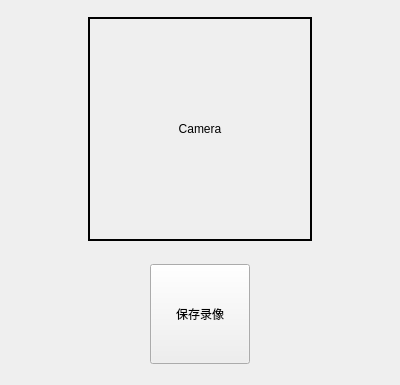
<?xml version="1.0" encoding="UTF-8"?>
<ui version="4.0">
 <class>Form</class>
 <widget class="QWidget" name="Form">
  <property name="geometry">
   <rect>
    <x>0</x>
    <y>0</y>
    <width>400</width>
    <height>385</height>
   </rect>
  </property>
  <property name="windowTitle">
   <string>Form</string>
  </property>
  <widget class="QWidget" name="gridLayoutWidget">
   <property name="geometry">
    <rect>
     <x>0</x>
     <y>0</y>
     <width>401</width>
     <height>381</height>
    </rect>
   </property>
   <layout class="QGridLayout" name="gridLayout">
    <item row="0" column="0">
     <widget class="QLabel" name="label">
      <property name="minimumSize">
       <size>
        <width>224</width>
        <height>224</height>
       </size>
      </property>
      <property name="maximumSize">
       <size>
        <width>224</width>
        <height>224</height>
       </size>
      </property>
      <property name="frameShape">
       <enum>QFrame::WinPanel</enum>
      </property>
      <property name="text">
       <string>Camera</string>
      </property>
      <property name="alignment">
       <set>Qt::AlignCenter</set>
      </property>
     </widget>
    </item>
    <item row="1" column="0">
     <layout class="QGridLayout" name="gridLayout_2">
      <item row="0" column="0">
       <widget class="QPushButton" name="pushButton">
        <property name="minimumSize">
         <size>
          <width>100</width>
          <height>100</height>
         </size>
        </property>
        <property name="maximumSize">
         <size>
          <width>100</width>
          <height>100</height>
         </size>
        </property>
        <property name="text">
         <string>保存录像</string>
        </property>
       </widget>
      </item>
     </layout>
    </item>
   </layout>
  </widget>
 </widget>
 <resources/>
 <connections/>
</ui>
